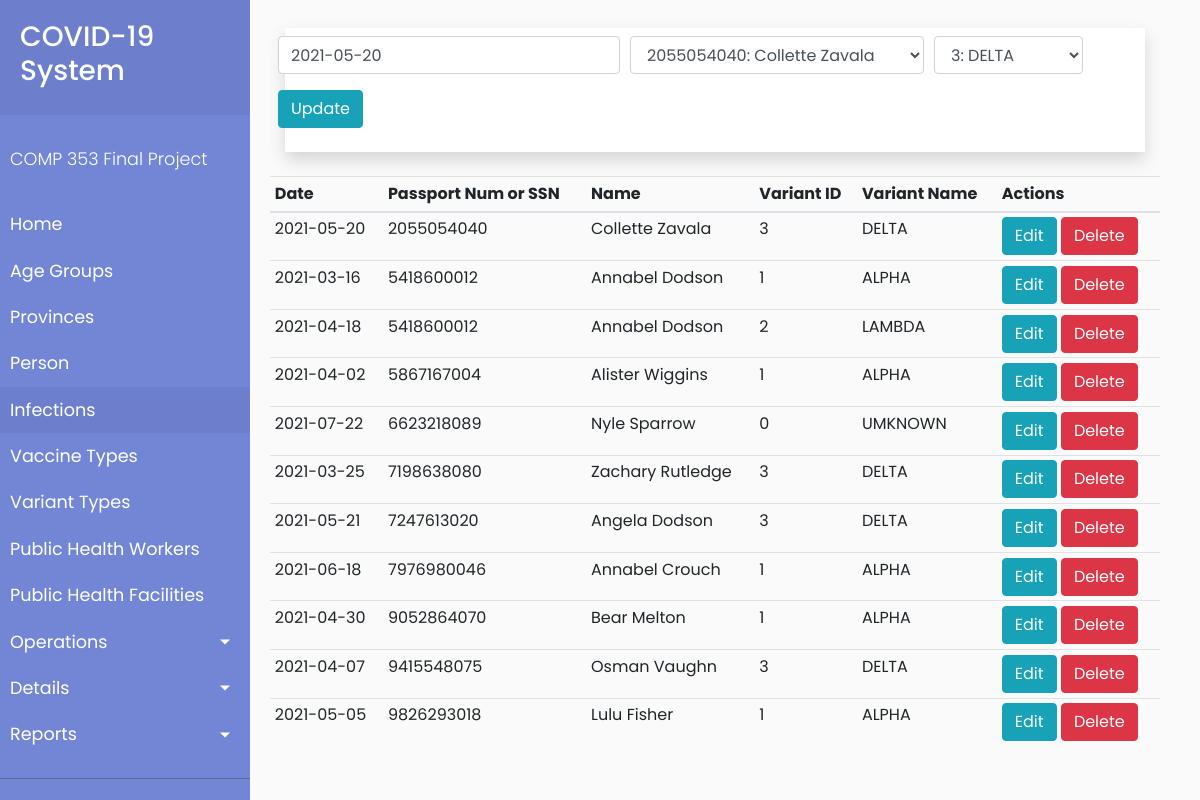
Page /client/infections.php?edit=1&passportNumOrSSN=2055054040&dateInfection=2021-05-20 on the committed database.
### tables this page shows
CREATE TABLE Infection (
  dateInfection DATE,
  passportNumOrSSN VARCHAR(10),
  variantTypeID INT,
  PRIMARY KEY(passportNumOrSSN, dateInfection),
  FOREIGN KEY (passportNumOrSSN) REFERENCES Person(passportNumOrSSN)
);

CREATE TABLE Person (
  passportNumOrSSN VARCHAR(10),
  medicaidNum  VARCHAR(10),
  telephone VARCHAR(13),
  firstName VARCHAR(100),
  lastName VARCHAR(100),
  address VARCHAR(255),
  city VARCHAR(255),
  ageGroupID INT,
  provinceID INT,
  citizenship BOOLEAN,
  email VARCHAR(255),
  dateOfBirth DATE,
  PRIMARY KEY(passportNumOrSSN),
  FOREIGN KEY (ageGroupID) REFERENCES AgeGroup(ageGroupID),
  FOREIGN KEY (provinceID) REFERENCES Province(provinceID)
);

CREATE TABLE VariantType (
  variantTypeID INT,
  name VARCHAR(100),
  PRIMARY KEY (variantTypeID)
);

### client/processInfections.php (called while the page is built, shortened)
<?php
$mysqli = new mysqli('c353.c9ohujn2mpyl.us-east-1.rds.amazonaws.com', 'admin', 'hello123', 'PROJECT') or die(mysqli_error($mysqli));
if (isset($_GET['edit'])) {
    $passportNumOrSSN = $_GET['passportNumOrSSN'];
    $dateInfection = $_GET['dateInfection'];
    $update = true;
    $result = $mysqli->query('SELECT * FROM Infection WHERE passportNumOrSSN='.$passportNumOrSSN.' AND
        dateInfection="'.$dateInfection.'"') or
        die($mysqli->error);
    if ($result->num_rows == 1 ) {
        $row = $result->fetch_array();
        $passportNumOrSSN= $row['passportNumOrSSN'];
        $dateInfection = $row['dateInfection'];
        $variantTypeID = $row['variantTypeID'];
    }
}

### client/infections.php (the view, shortened to what this page needs)
<?php
    include('common/header.php');
?>
        <div id="content">
            <?php require_once 'processInfections.php'; ?>
            <div class="container">
                <div class="container mt-2 mb-4 p-2 shadow bg-white">
                    <div class="row justify-content-center">
                        <form action="processInfections.php" method="POST">
                            <div class="form-row justify-center">
                                <div class="col-auto form-group">
                                    <input type="text" name="dateInfection" class="form-control" value="<?php echo $dateInfection; ?>" placeholder="Date">
                                </div>
                                <div class="col-auto form-group">
                                    <select class="form-control" name="passportNumOrSSN" placeholder="Person" value="<?php echo $passportNumOrSSN; ?>">
                                        <?php
                                        $mysqli = new mysqli('c353.c9ohujn2mpyl.us-east-1.rds.amazonaws.com', 'admin', 'hello123', 'PROJECT') or die(mysqli_error($mysqli));
                                        $result = $mysqli->query("SELECT passportNumOrSSN, firstName, lastName FROM Person") or die($mysqli->error);
                                        while ($row = $result->fetch_assoc()): ?>
                                            <option <?php echo $row['passportNumOrSSN'] == $passportNumOrSSN ? 'selected': '' ?> value=<?php echo $row['passportNumOrSSN']; ?>><?php echo $row['passportNumOrSSN'].": ".$row['firstName']." ".$row['lastName']; ?></option>
                                        <?php endwhile; ?>
                                    </select>
                                </div>
                                <div class="col-auto form-group">
                                    <select class="form-control" name="variantTypeID" placeholder="variantTypeID" value="<?php echo $variantTypeID; ?>">
                                        <?php
                                        $mysqli = new mysqli('c353.c9ohujn2mpyl.us-east-1.rds.amazonaws.com', 'admin', 'hello123', 'PROJECT') or die(mysqli_error($mysqli));
                                        $result = $mysqli->query("SELECT * FROM VariantType") or die($mysqli->error);
                                        while ($row = $result->fetch_assoc()): ?>
                                            <option <?php echo $row['variantTypeID'] == $variantTypeID ? 'selected': '' ?> value=<?php echo $row['variantTypeID']; ?>><?php echo $row['variantTypeID'].": ".$row['name']; ?></option>
                                        <?php endwhile; ?>
                                    </select>
                                </div>
                                <div class="col-auto form-group">
                                    <?php
                                    if ($update == true) :
                                    ?>
                                        <button type="submit" name="update" class="btn btn-info">Update</button>
                                    <?php else : ?>
                                        <button type="submit" name="save" class="btn btn-primary">Save</button>
                                    <?php endif; ?>
                                </div>
                        </form>
                    </div>
                </div>
            </div>
            <?php
            $mysqli = new mysqli('c353.c9ohujn2mpyl.us-east-1.rds.amazonaws.com', 'admin', 'hello123', 'PROJECT') or die(mysqli_error($mysqli));
            $result = $mysqli->query("SELECT Infection.dateInfection, Infection.passportNumOrSSN, Infection.variantTypeID, VariantType.name as variantName, Person.firstName, Person.lastName FROM Infection LEFT JOIN Person on Infection.passportNumOrSSN = Person.passportNumOrSSN LEFT JOIN VariantType on Infection.variantTypeID = VariantType.variantTypeID;") or die($mysqli->error);
            ?>
            <div class="row justify-content-center">
                <table class="table table-sm">
                    <thead>
                        <tr>
                            <th>Date</th>
                            <th>Passport Num or SSN</th>
                            <th> Name </th>
                            <th>Variant ID</th>
                            <th>Variant Name</th>
                            <th colspan=2>Actions</th>
                        </tr>
                    </thead>
                    <?php while ($row = $result->fetch_assoc()) : ?>
                        <tr>
                            <td><?php echo $row['dateInfection']; ?></td>
                            <td><?php echo $row['passportNumOrSSN']; ?></td>
                            <td><?php echo $row['firstName']." ".$row['lastName']; ?></td>
                            <td><?php echo $row['variantTypeID']; ?></td>
                            <td><?php echo $row['variantName']; ?></td>
                            <td>
                                <a href="infections.php?edit=1&passportNumOrSSN=<?php echo $row['passportNumOrSSN']; ?>&dateInfection=<?php echo $row['dateInfection']; ?>" class="btn btn-info"> Edit </a>
                                <a href="processInfections.php?delete=<?php echo true; ?>&passportNumOrSSN=<?php echo $row['passportNumOrSSN']; ?>&dateInfection=<?php echo $row['dateInfection']; ?>" class="btn btn-danger"> Delete </a>
                            </td>
                        </tr>
                    <?php endwhile; ?>
                </table>
            </div>
            </div>
        </div>
<?php
    include('common/footer.php');
?>

### client/index.css (style rules this page uses)
body { font-family: "Poppins", sans-serif; background: #fafafa; }
a, a:hover, a:focus { color: inherit; text-decoration: none; transition: all 0.3s; }
#content { width: calc(100% - 250px); padding: 20px 40px 40px 20px; min-height: 100vh; transition: all 0.3s; position: absolute; top: 0; right: 0; }

### rows in the picture
infection: dateInfection "2021-05-20", passportNumOrSSN "2055054040: Collette Zavala", variantTypeID "3: DELTA", passportNumOrSSN "2055054040", passportNumOrSSN.firstName "Collette", passportNumOrSSN.lastName "Zavala", variantTypeID "3", variantTypeID.name "DELTA"
infection: dateInfection "2021-03-16", passportNumOrSSN "5418600012", passportNumOrSSN.firstName "Annabel", passportNumOrSSN.lastName "Dodson", variantTypeID "1", variantTypeID.name "ALPHA"
infection: dateInfection "2021-04-18", passportNumOrSSN "5418600012", passportNumOrSSN.firstName "Annabel", passportNumOrSSN.lastName "Dodson", variantTypeID "2", variantTypeID.name "LAMBDA"
infection: dateInfection "2021-04-02", passportNumOrSSN "5867167004", passportNumOrSSN.firstName "Alister", passportNumOrSSN.lastName "Wiggins", variantTypeID "1", variantTypeID.name "ALPHA"
infection: dateInfection "2021-07-22", passportNumOrSSN "6623218089", passportNumOrSSN.firstName "Nyle", passportNumOrSSN.lastName "Sparrow", variantTypeID "0", variantTypeID.name "UMKNOWN"
infection: dateInfection "2021-03-25", passportNumOrSSN "7198638080", passportNumOrSSN.firstName "Zachary", passportNumOrSSN.lastName "Rutledge", variantTypeID "3", variantTypeID.name "DELTA"
infection: dateInfection "2021-05-21", passportNumOrSSN "7247613020", passportNumOrSSN.firstName "Angela", passportNumOrSSN.lastName "Dodson", variantTypeID "3", variantTypeID.name "DELTA"
infection: dateInfection "2021-06-18", passportNumOrSSN "7976980046", passportNumOrSSN.firstName "Annabel", passportNumOrSSN.lastName "Crouch", variantTypeID "1", variantTypeID.name "ALPHA"
infection: dateInfection "2021-04-30", passportNumOrSSN "9052864070", passportNumOrSSN.firstName "Bear", passportNumOrSSN.lastName "Melton", variantTypeID "1", variantTypeID.name "ALPHA"
infection: dateInfection "2021-04-07", passportNumOrSSN "9415548075", passportNumOrSSN.firstName "Osman", passportNumOrSSN.lastName "Vaughn", variantTypeID "3", variantTypeID.name "DELTA"
infection: dateInfection "2021-05-05", passportNumOrSSN "9826293018", passportNumOrSSN.firstName "Lulu", passportNumOrSSN.lastName "Fisher", variantTypeID "1", variantTypeID.name "ALPHA"
